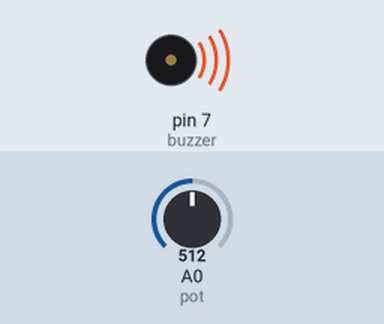
The sketch below on a simulated Arduino Uno, built with avr-gcc and run on an emulated ATmega328P. On the bench: buzzer (waves = sounding). Inputs (shaded band) come from the test bench; at power-on: A0 (pot) = 512.

Above: at 0.1 s.
Timing chart, 0 to 1.6 s (numbered marks = the images above):
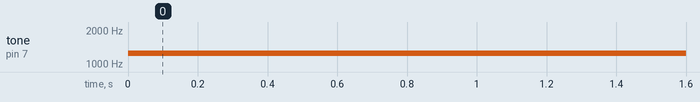

The sketch:

L2.3.2.ino
```cpp
/*
 * Title: Buzzer Control
 *
 * Written By: C. Abbey
 * Course: ME 379
 * Section: 801
 *
 * Date: FEB 6, 2024
 *
 * ********** DESCRIPTION **********
 * This arduino program is to be used with an active buzzer
 * to produce frequencies between 500 and 2000 Hz
 *
 * ********** I/O FUNCTION **********
 * Inputs:
 * Pin A0: potentiometer
 *
 * Outputs:
 * pin  7: Buzzer (positive lead)
 */

#define pot A0    //define variable 'pot' assigned to pin A0
#define buzzer 7  //define variable 'buzzer' assigned to pin 7

int sensorValue = 0;    //store zero value to variable SensorValue
int frequency = 0;      //store zero value to variable frequency

// the setup function runs once when you press reset or power the board
void setup() {
  pinMode(pot, INPUT);      //define pin named 'pot' as an input
  pinMode(buzzer, OUTPUT);  //define pin named 'buzzer' as output

  Serial.begin(9600);       //begin seding data to serial monitor at baud rate of 9600
}

void readPot() {
  sensorValue = analogRead(pot);    //read the voltage of the potentiometer, store value in sensorValue variable

  Serial.print("Potentiometer = ");  // Beginning of message
  Serial.print(sensorValue);         // potentiometer reading in decimal
  Serial.print(" dec,   ");          // decimal indicator in message
  Serial.print(sensorValue, BIN);    // potentiometer reading in binary
  Serial.println(" bin ");           // binary indicator in message, puts a linefeed at end

  delay(20);                         //wait 20 milliseconds
}
// the loop function runs over and over again forever
void loop() {
  //readPot(); //Uncomment for diagnostics
  sensorValue = analogRead(pot); //Read the value of the potentiometer, store value in sensorValue variable

  frequency = map(sensorValue, 0, 1023, 500, 2000);   //map the input values from the sensorValue variable to correspond to frequencies of 500 to 2000 Hz

  tone(buzzer, frequency);    //send the frequency to the buzzer pin using the tone function
}
```

Measured:
- by itself, tone on pin 7 (buzzer): silent → 1250 Hz at 0.00 s
